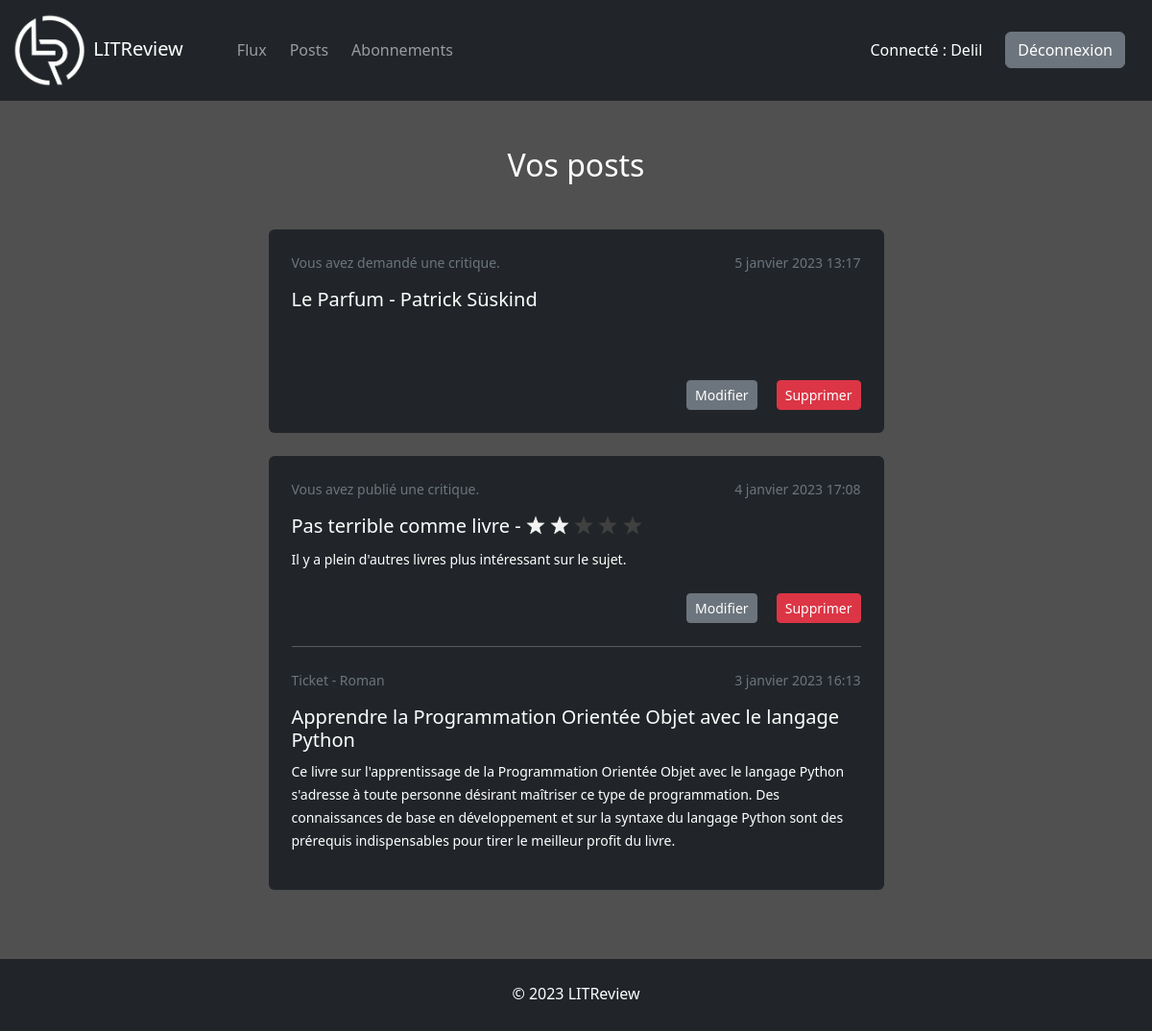
Screenshot of /posts/ (signed in) with the database file from the repository.
### accounts/models.py (models this page shows)
class User(AbstractUser):
    pass

### reviews/models.py (models this page shows, shortened)
class Ticket(models.Model):
    user = models.ForeignKey(to=settings.AUTH_USER_MODEL, on_delete=models.CASCADE)
    title = models.CharField(max_length=128)
    description = models.TextField(max_length=2048, blank=True)
    image = models.ImageField(null=True, blank=True, upload_to="book_covers")
    time_created = models.DateTimeField(auto_now_add=True)

class Review(models.Model):
    RATING_CHOICES = ((1, "1"), (2, "2"), (3, "3"), (4, "4"), (5, "5"))
    user = models.ForeignKey(to=settings.AUTH_USER_MODEL, on_delete=models.CASCADE)
    ticket = models.OneToOneField(to=Ticket, on_delete=models.CASCADE, related_name="review")
    headline = models.CharField(max_length=128)
    rating = models.SmallIntegerField(choices=RATING_CHOICES)
    body = models.TextField(max_length=8192, blank=True)
    time_created = models.DateTimeField(auto_now_add=True)

### reviews/views.py (the view)
# urls.py: path("posts/", views.posts, name="posts"),
@login_required
def posts(request):
    tickets = Ticket.objects.filter(user=request.user)
    reviews = Review.objects.filter(Q(user=request.user) | Q(ticket__user=request.user))
    tickets = tickets.annotate(content_type=Value("TICKET", CharField()))
    reviews = reviews.annotate(content_type=Value("REVIEW", CharField()))
    posts = sorted(chain(reviews, tickets), key=lambda post: post.time_created, reverse=True)
    context = {"posts": posts}
    return render(request, "reviews/posts.html", context)

### reviews/templates/reviews/posts.html (shortened to what this page needs)
{% extends "base.html" %}
{% load bootstrap5 %}
{% block content %}
<div class="row justify-content-center">
    <div class="col-md-9 col-lg-8 col-xl-7 col-xxl-6">
        <h2 class="text-white text-center mb-5">Vos posts</h2>
        {% for post in posts %}
        {% if post.content_type == "TICKET" and not post.review %}
        {% include "reviews/fragments/posts/ticket.html" %}
        {% elif post.content_type == "REVIEW" %}
        {% include "reviews/fragments/posts/review.html" %}
        {% endif %}
        {% endfor %}
    </div>
</div>
{% endblock content %}

### templates/base.html (shortened to what this page needs)
<!DOCTYPE html>
{% load static %}
<html lang="fr">
<head>
    <link
    href="https://cdn.jsdelivr.net/npm/bootstrap@5.3.0-alpha1/dist/css/bootstrap.min.css"
    rel="stylesheet"
>
    <link rel="stylesheet" href="{% static 'css/style.css' %}">
</head>
<body>
    <div id="main-container">
        <nav class="navbar navbar-dark bg-dark navbar-expand-lg" data-bs-theme="dark">
            <div class="container-fluid">
                <a class="navbar-brand me-5" href="">
                    <img id="logo" src="{% static 'img/logo.png' %}" alt="logo">
                    LITReview
                </a>
                {% if user.is_authenticated %}
                <div class="collapse navbar-collapse" id="navbar">
                    <ul class="navbar-nav me-auto mb-2 mb-lg-0">
                        <li>
                            <a class="nav-link me-2" href="{% url 'feed' %}">Flux</a>
                        </li>
                        <li>
                            <a class="nav-link me-2" href="{% url 'posts' %}">Posts</a>
                        </li>
                        <li>
                            <a class="nav-link me-2" href="{% url 'subscriptions' %}">Abonnements</a>
                        </li>
                    </ul>
                    <p class="text-white mt-3 me-4">Connecté : {{ user.username }}</p>
                    <a class="btn btn-secondary me-3 my-2" href="{% url 'logout' %}">Déconnexion</a>
                </div>
                {% endif %}
            </div>
        </nav>
        <div class="container mt-5">
            {% block content %}
            {% endblock content %}
        </div>
    </div>
    <footer class="bg-dark mt-5">
        <p class="text-white text-center pt-4">&copy; <span>{% now "Y" %}</span> LITReview</p>
    </footer>
</body>
</html>

### reviews/templates/reviews/fragments/posts/ticket.html (shortened to what this page needs)
<div class="bg-dark rounded p-4 mb-4">
    <div class="d-flex justify-content-between text-secondary">
        {% if post.user == user %}
        <small>Vous avez demandé une critique.</small>
        {% else %}
        <small>{{ post.user.username }} a demandé une critique.</small>
        {% endif %}
        <small class="ms-4">{{ post.time_created|date }} {{ post.time_created|time }}</small>
    </div>
    <h5 class="text-white mt-3">{{ post.title }}</h5>
    {% if post.image %}
    <div class="row justify-content-center mt-4">
        <div class="col-8 col-sm-5 col-lg-4">
        </div>
    </div>
    {% endif %}
    <p class="text-end mt-4 mb-0">
        <a class="btn btn-sm btn-secondary me-3" href="{% url 'update_ticket' post.id %}">Modifier</a>
        <a class="btn btn-sm btn-danger" href="#" data-bs-toggle="modal" data-bs-target="#delete-ticket-modal">Supprimer</a>
    </p>
</div>

### reviews/templates/reviews/fragments/posts/review.html (shortened to what this page needs)
<div class="bg-dark rounded p-4 mb-4">
    <div class="d-flex justify-content-between text-secondary">
        {% if post.user == user %}
        <small>Vous avez publié une critique.</small>
        {% else %}
        <small>{{ post.user.username }} a publié une critique.</small>
        {% endif %}
        <small class="ms-4">{{ post.time_created|date }} {{ post.time_created|time }}</small>
    </div>
    <h5 class="text-white mt-3">
        {{ post.headline }} -
        <span class="nobr">{% include "reviews/fragments/star_rating.html" %}</span>
    </h5>
    <p class="text-white"><small>{{ post.body }}</small></p>
    {% if post.user == user %}
    <p class="text-end mt-4 mb-0">
        <a class="btn btn-sm btn-secondary me-3" href="{% url 'update_review' post.id %}">Modifier</a>
        <a class="btn btn-sm btn-danger" href="#" data-bs-toggle="modal" data-bs-target="#delete-review-modal">Supprimer</a>
    </p>
    {% endif %}
    <hr class="text-white my-4">
    <div class="d-flex justify-content-between text-secondary">
        {% if post.ticket.user == user %}
        <small>Ticket - Vous</small>
        {% else %}
        <small>Ticket - {{ post.ticket.user.username }}</small>
        {% endif %}
        <small class="ms-4">{{ post.ticket.time_created|date }} {{ post.ticket.time_created|time }}</small>
    </div>
    <h5 class="text-white mt-3">{{ post.ticket.title }}</h5>
    {% if post.ticket.description %}
    <p class="text-white"><small>{{ post.ticket.description }}</small></p>
    {% endif %}
</div>

### reviews/templates/reviews/fragments/star_rating.html (shortened to what this page needs)
{% load static %}
{% if post.rating == 5 %}
<img class="star" src="{% static 'img/filled-star.png' %}" alt="">
<img class="star" src="{% static 'img/filled-star.png' %}" alt="">
<img class="star" src="{% static 'img/filled-star.png' %}" alt="">
<img class="star" src="{% static 'img/filled-star.png' %}" alt="">
<img class="star" src="{% static 'img/filled-star.png' %}" alt="">
{% elif post.rating == 2 %}
<img class="star" src="{% static 'img/filled-star.png' %}" alt="">
<img class="star" src="{% static 'img/filled-star.png' %}" alt="">
<img class="star" src="{% static 'img/empty-star.png' %}" alt="">
<img class="star" src="{% static 'img/empty-star.png' %}" alt="">
<img class="star" src="{% static 'img/empty-star.png' %}" alt="">
{% endif %}

### static/css/style.css (style rules this page uses)
body { background-color: rgb(80, 80, 80); }
.nobr { white-space: nowrap; }
#main-container { min-height: calc(100vh - 75px); }
footer { height: 75px; }
#logo { max-width: 80px; }
a { color: rgb(195, 195, 195); text-underline-offset: 3px; }
.star { width: 20px; padding-bottom: 5px; }

### rows the page displays
User: username "Delil"
Ticket: shows "Vous avez demandé une critique.", time_created "5 janvier 2023", time_created "13:17", title "Le Parfum - Patrick Süskind"
Review: shows "Vous avez publié une critique.", time_created "4 janvier 2023", time_created "17:08", headline "Pas terrible comme livre", rating 2 (drawn), body "Il y a plein d'autres livres plus intéressant sur le sujet.", shows "Modifier", ticket.user.username "Roman", ticket.time_created "3 janvier 2023", ticket.time_created "16:13", ticket "Apprendre la Programmation Orientée Objet avec le langage Python", ticket.description "Ce livre sur l'apprentissage de la Programmation Orientée Objet avec le langage Python s'adresse à toute personne désirant maîtriser ce type de programmation. Des connaissances de base en développement et sur la syntaxe du langage Python sont des prérequis indispensables pour tirer le meilleur profit du livre."
